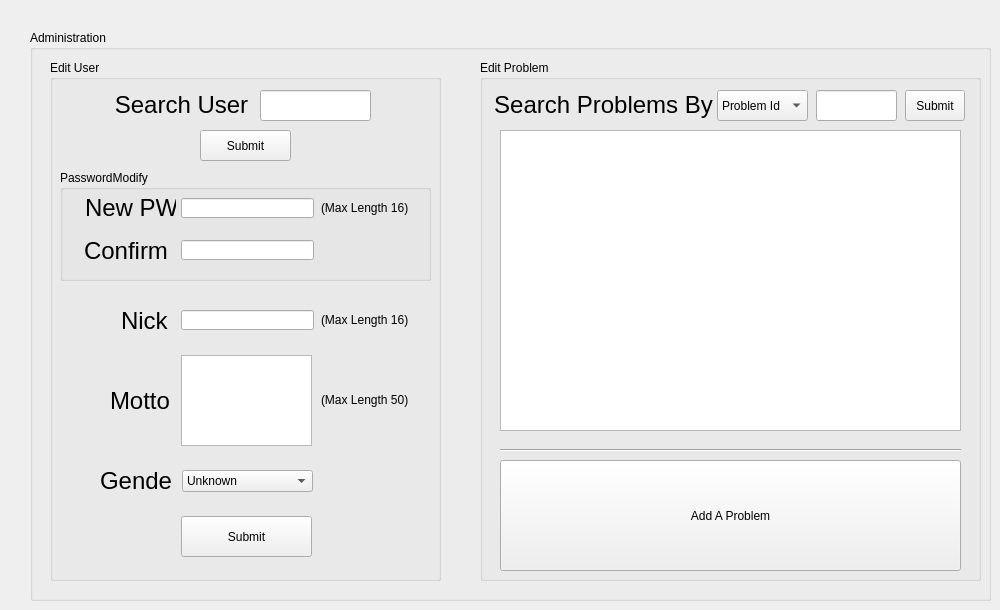
    <widget class="QWidget" name="tab">
     <attribute name="title">
      <string>页</string>
     </attribute>
     <widget class="QGroupBox" name="AdminGroupBox">
      <property name="geometry">
       <rect>
        <x>30</x>
        <y>30</y>
        <width>961</width>
        <height>571</height>
       </rect>
      </property>
      <property name="title">
       <string>Administration</string>
      </property>
      <widget class="QGroupBox" name="EditUserGroupBox">
       <property name="geometry">
        <rect>
         <x>20</x>
         <y>30</y>
         <width>391</width>
         <height>521</height>
        </rect>
       </property>
       <property name="title">
        <string>Edit User</string>
       </property>
       <widget class="QLabel" name="EditUserMottoLabel">
        <property name="geometry">
         <rect>
          <x>60</x>
          <y>327</y>
          <width>61</width>
          <height>27</height>
         </rect>
        </property>
        <property name="text">
         <string>&lt;html&gt;&lt;head/&gt;&lt;body&gt;&lt;p align=&quot;justify&quot;&gt;&lt;span style=&quot; font-size:18pt;&quot;&gt;Motto&lt;/span&gt;&lt;/p&gt;&lt;/body&gt;&lt;/html&gt;</string>
        </property>
       </widget>
       <widget class="QLabel" name="label_5">
        <property name="geometry">
         <rect>
          <x>271</x>
          <y>250</y>
          <width>101</width>
          <height>20</height>
         </rect>
        </property>
        <property name="text">
         <string>(Max Length 16)</string>
        </property>
       </widget>
       <widget class="QLabel" name="EditUserGenderLabel">
        <property name="geometry">
         <rect>
          <x>50</x>
          <y>407</y>
          <width>71</width>
          <height>27</height>
         </rect>
        </property>
        <property name="text">
         <string>&lt;html&gt;&lt;head/&gt;&lt;body&gt;&lt;p align=&quot;justify&quot;&gt;&lt;span style=&quot; font-size:18pt;&quot;&gt;Gender&lt;/span&gt;&lt;/p&gt;&lt;/body&gt;&lt;/html&gt;</string>
        </property>
       </widget>
       <widget class="QLabel" name="EditUserNickLabel">
        <property name="geometry">
         <rect>
          <x>71</x>
          <y>247</y>
          <width>51</width>
          <height>27</height>
         </rect>
        </property>
        <property name="text">
         <string>&lt;html&gt;&lt;head/&gt;&lt;body&gt;&lt;p align=&quot;justify&quot;&gt;&lt;span style=&quot; font-size:18pt;&quot;&gt;Nick&lt;/span&gt;&lt;/p&gt;&lt;/body&gt;&lt;/html&gt;</string>
        </property>
       </widget>
       <widget class="QTextEdit" name="EditUserMottoTextEdit">
        <property name="geometry">
         <rect>
          <x>131</x>
          <y>295</y>
          <width>131</width>
          <height>91</height>
         </rect>
        </property>
       </widget>
       <widget class="QLineEdit" name="EditUserNickLineEdit">
        <property name="geometry">
         <rect>
          <x>131</x>
          <y>250</y>
          <width>133</width>
          <height>20</height>
         </rect>
        </property>
       </widget>
       <widget class="QComboBox" name="EditUserGenderComboBox">
        <property name="geometry">
         <rect>
          <x>132</x>
          <y>410</y>
          <width>131</width>
          <height>22</height>
         </rect>
        </property>
        <item>
         <property name="text">
          <string>Unknown</string>
         </property>
        </item>
        <item>
         <property name="text">
          <string>Male</string>
         </property>
        </item>
        <item>
         <property name="text">
          <string>Female</string>
         </property>
        </item>
       </widget>
       <widget class="QPushButton" name="EditUserSubmitButton">
        <property name="geometry">
         <rect>
          <x>131</x>
          <y>456</y>
          <width>131</width>
          <height>41</height>
         </rect>
        </property>
        <property name="text">
         <string>Submit</string>
        </property>
       </widget>
       <widget class="QLabel" name="label_6">
        <property name="geometry">
         <rect>
          <x>271</x>
          <y>330</y>
          <width>101</width>
          <height>20</height>
         </rect>
        </property>
        <property name="text">
         <string>(Max Length 50)</string>
        </property>
       </widget>
       <widget class="QGroupBox" name="AdminPasswordModifyGroupBox">
        <property name="geometry">
         <rect>
          <x>10</x>
          <y>110</y>
          <width>371</width>
          <height>111</height>
         </rect>
        </property>
        <property name="title">
         <string>PasswordModify</string>
        </property>
        <widget class="QLabel" name="EditUserConfirmLabel">
         <property name="geometry">
          <rect>
           <x>24</x>
           <y>67</y>
           <width>91</width>
           <height>27</height>
          </rect>
         </property>
         <property name="text">
          <string>&lt;html&gt;&lt;head/&gt;&lt;body&gt;&lt;p align=&quot;justify&quot;&gt;&lt;span style=&quot; font-size:18pt;&quot;&gt;Confirm&lt;/span&gt;&lt;/p&gt;&lt;/body&gt;&lt;/html&gt;</string>
         </property>
        </widget>
        <widget class="QLabel" name="label_7">
         <property name="geometry">
          <rect>
           <x>261</x>
           <y>28</y>
           <width>101</width>
           <height>20</height>
          </rect>
         </property>
         <property name="text">
          <string>(Max Length 16)</string>
         </property>
        </widget>
        <widget class="QLineEdit" name="EditUserConfirmLineEdit">
         <property name="geometry">
          <rect>
           <x>121</x>
           <y>70</y>
           <width>133</width>
           <height>20</height>
          </rect>
         </property>
        </widget>
        <widget class="QLabel" name="EditUserNewPWDLabel">
         <property name="geometry">
          <rect>
           <x>25</x>
           <y>24</y>
           <width>91</width>
           <height>27</height>
          </rect>
         </property>
         <property name="text">
          <string>&lt;html&gt;&lt;head/&gt;&lt;body&gt;&lt;p&gt;&lt;span style=&quot; font-size:18pt;&quot;&gt;New PWD&lt;/span&gt;&lt;/p&gt;&lt;/body&gt;&lt;/html&gt;</string>
         </property>
        </widget>
        <widget class="QLineEdit" name="EditUserNewPWDLineEdit">
         <property name="geometry">
          <rect>
           <x>121</x>
           <y>28</y>
           <width>133</width>
           <height>20</height>
          </rect>
         </property>
        </widget>
       </widget>
       <widget class="QLabel" name="AdminSearchUserLabel">
        <property name="geometry">
         <rect>
          <x>61</x>
          <y>30</y>
          <width>141</width>
          <height>31</height>
         </rect>
        </property>
        <property name="text">
         <string>&lt;html&gt;&lt;head/&gt;&lt;body&gt;&lt;p align=&quot;center&quot;&gt;&lt;span style=&quot; font-size:18pt;&quot;&gt;Search User&lt;/span&gt;&lt;/p&gt;&lt;/body&gt;&lt;/html&gt;</string>
        </property>
       </widget>
       <widget class="QPushButton" name="AdminSearchUserSubmitButton">
        <property name="geometry">
         <rect>
          <x>150</x>
          <y>70</y>
          <width>91</width>
          <height>31</height>
         </rect>
        </property>
        <property name="text">
         <string>Submit</string>
        </property>
       </widget>
       <widget class="QLineEdit" name="AdminSearchUserLineEdit">
        <property name="geometry">
         <rect>
          <x>210</x>
          <y>30</y>
          <width>111</width>
          <height>31</height>
         </rect>
        </property>
       </widget>
      </widget>
      <widget class="QGroupBox" name="groupBox">
       <property name="geometry">
        <rect>
         <x>450</x>
         <y>30</y>
         <width>501</width>
         <height>521</height>
        </rect>
       </property>
       <property name="title">
        <string>Edit Problem</string>
       </property>
       <widget class="QLabel" name="EditProblemLabel">
        <property name="geometry">
         <rect>
          <x>13</x>
          <y>30</y>
          <width>221</width>
          <height>31</height>
         </rect>
        </property>
        <property name="text">
         <string>&lt;html&gt;&lt;head/&gt;&lt;body&gt;&lt;p align=&quot;center&quot;&gt;&lt;span style=&quot; font-size:18pt;&quot;&gt;Search Problems By&lt;/span&gt;&lt;/p&gt;&lt;/body&gt;&lt;/html&gt;</string>
        </property>
       </widget>
       <widget class="QComboBox" name="EditProblemComboBox">
        <property name="geometry">
         <rect>
          <x>237</x>
          <y>30</y>
          <width>91</width>
          <height>31</height>
         </rect>
        </property>
        <item>
         <property name="text">
          <string>Problem Id</string>
         </property>
        </item>
        <item>
         <property name="text">
          <string>Name</string>
         </property>
        </item>
        <item>
         <property name="text">
          <string>Source</string>
         </property>
        </item>
       </widget>
       <widget class="QLineEdit" name="EditProblemLineEdit">
        <property name="geometry">
         <rect>
          <x>336</x>
          <y>30</y>
          <width>81</width>
          <height>31</height>
         </rect>
        </property>
       </widget>
       <widget class="QPushButton" name="EditProblemSubmitButton">
        <property name="geometry">
         <rect>
          <x>425</x>
          <y>30</y>
          <width>60</width>
          <height>31</height>
         </rect>
        </property>
        <property name="text">
         <string>Submit</string>
        </property>
       </widget>
       <widget class="QTableView" name="EditProblemTableView">
        <property name="geometry">
         <rect>
          <x>20</x>
          <y>70</y>
          <width>461</width>
          <height>301</height>
         </rect>
        </property>
       </widget>
       <widget class="Line" name="line">
        <property name="geometry">
         <rect>
          <x>20</x>
          <y>370</y>
          <width>461</width>
          <height>40</height>
         </rect>
        </property>
        <property name="orientation">
         <enum>Qt::Horizontal</enum>
        </property>
       </widget>
       <widget class="QPushButton" name="AddProblemButton">
        <property name="geometry">
         <rect>
          <x>20</x>
          <y>400</y>
          <width>461</width>
          <height>111</height>
         </rect>
        </property>
        <property name="styleSheet">
         <string notr="true">font: 75 48pt &quot;Aharoni&quot;;
font: 75 36pt &quot;Courier New&quot;;</string>
        </property>
        <property name="text">
         <string>Add A Problem</string>
        </property>
       </widget>
      </widget>
     </widget>
    </widget>
